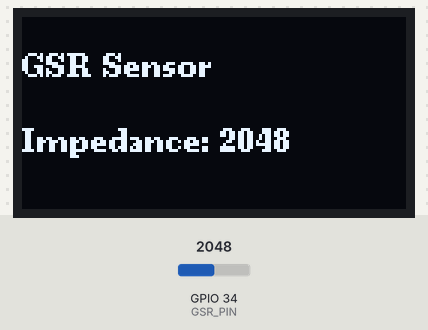
Recording of a sketch running on a simulated ESP32. Parts: 128×64 one-colour display. The test bench sets the inputs (shaded band); at power-on: GPIO 34 (GSR_PIN) = 2048. What the sketch prints to the serial monitor is not drawn.

Above: at 1.3 s.
1.4 s: GPIO 34 (GSR_PIN) set to 2866
At 2.1 s:
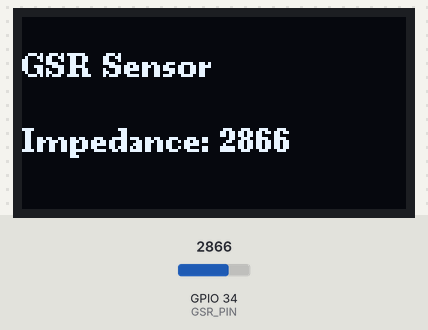
3.1 s: GPIO 34 (GSR_PIN) set to 3603
At 3.6 s:
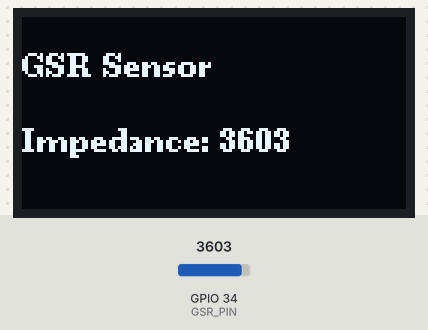
4.7 s: GPIO 34 (GSR_PIN) set to 4095
At 5.2 s:
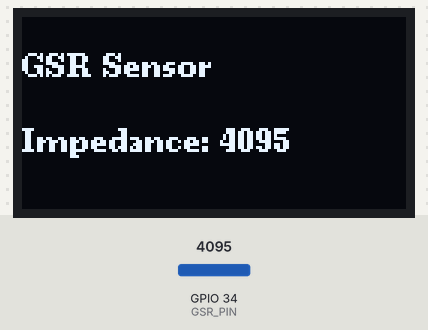
Timing chart, 0 to 7.7 s (numbered marks = the images above; inputs shaded):
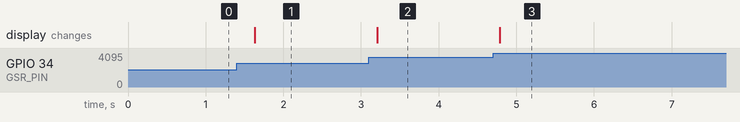

Measured:
- after the input at 1.4 s, the display: changes after 0.23 s (image 1)
- after the input at 3.1 s, the display: changes after 0.11 s (image 2)
- after the input at 4.7 s, the display: changes after 0.09 s (image 3)

The sketch:

oled.GSR1.ino
```cpp
#include <U8g2lib.h>
#include <SPI.h>
U8G2_SH1106_128X64_NONAME_F_4W_HW_SPI u8g2(
  U8G2_R0, 5, 27,  14
);

// GSR sensor pin
#define GSR_PIN 34

void setup() {
  Serial.begin(115200);
  u8g2.begin();
}

void loop() {
  int gsrValue = analogRead(GSR_PIN);
  Serial.print("GSR Value: ");
  Serial.println(gsrValue);
  char buffer[20];
  sprintf(buffer, "Impedance: %d", gsrValue);

  // Display on OLED
  u8g2.clearBuffer();
  u8g2.setFont(u8g2_font_ncenB08_tr);
  u8g2.drawStr(0, 20, "GSR Sensor");
  u8g2.drawStr(0, 45, buffer);
  u8g2.sendBuffer();

  delay(500);
}
```
